Frame 1 (no input): blank canvas, image omitted
Frame 60 (the mouse pressed at the canvas centre just before this capture): blank canvas, image omitted
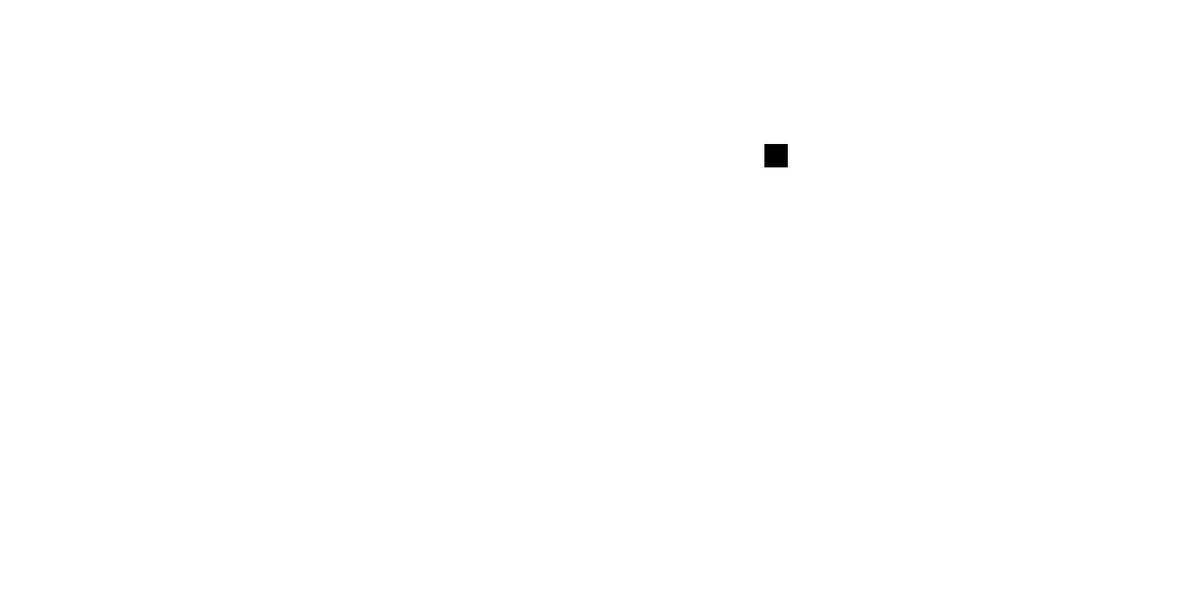
Frame 120 (the mouse held since frame 60 and released just before this capture)

The Processing sketch whose frames 1 and 60 were blank and that drew this single picture after the mouse press (run headless with seeded random() and noise(); from frame 60 on, the mouse is pressed at the canvas centre):

// Processing sketch: iteracaoQuadrados3
// ── iteracaoQuadrados3.pde
Sqr[] sqrs = new Sqr[0];
Spot[] spots = new Spot[0];
int[] dirVals = {0, 1, 0, -1};

int sqrsN, spotsN, pSpotsN = 1, selectedSpotIndex;

void setup(){
 size(2000,1000);
 background(255);
 rectMode(RADIUS);
 
}

void draw(){
 if(sqrsN > 0){
   for(int i = 0; i <sqrsN; i++){
    sqrs[i].disp();
    for(int j = 0; j < sqrs[i].anchors.length; j++){
      fill(255,0,0);
     //ellipse(sqrs[i].anchors[j].x, sqrs[i].anchors[j].y, 20,20);
    }
   }
 }
}

void mousePressed(){
  //println("pressed");
 createSqr(); 
}

class dir{
  
}

class Sqr{
 int xPos, yPos, sz, marginSz, refXPos, refYPos, rSpot, sXDir, sYDir;
 PVector[] anchors;
 PVector loc;
 int[] anchorXDir, anchorYDir, anchorXDirI, anchorYDirI;
 int xDirValI= 0, yDirValI = 0;
 
 void sortSpot(){
   rSpot = (int)random(spotsN);
   
   if(spots[rSpot].occupied == true){
    sortSpot(); 
   }
 }
 
 void firstInit(){
   anchors = new PVector[4];
   anchorXDir = new int[4];
   anchorYDir = new int[4];
   anchorXDirI = new int[4];
   anchorYDirI = new int[4];
   
   xDirValI = 0;
   yDirValI = 3;
   
  xPos = (int)random(width);
  yPos = (int)random(height);
  
  loc = new PVector(xPos, yPos);
  
  sz = (int)random(1,20);
  marginSz = (int)random(1,10);
  for(int i = 0; i<anchors.length; i++){
    xDirValI += 1;
    yDirValI += 1;
    if(xDirValI >= dirVals.length){ xDirValI = 0; }
    if(yDirValI >= dirVals.length){ yDirValI = 0; } 
    
    anchorXDir[i] = dirVals[xDirValI];
    anchorYDir[i] = dirVals[yDirValI];
    anchorXDirI[i] = xDirValI;
    anchorYDirI[i] = yDirValI;
    anchors[i] =  new PVector();
    
   anchors[i].x = xPos + (anchorXDir[i])*(sz+marginSz);
   anchors[i].y = yPos + (anchorYDir[i])*(sz+marginSz);
  }
 }
 
 void init(){
   anchors = new PVector[3];
   anchorXDir = new int[3];
   anchorYDir = new int[3];
   anchorXDirI = new int[3];
   anchorYDirI = new int[3];
  
  sortSpot();

  refXPos = spots[rSpot].xPos;
  refYPos = spots[rSpot].yPos;
  
  sz = (int)random(1,20);
  marginSz = (int)random(1,10);
  //println("rspot: " + rSpot);
  
  sXDir = spots[rSpot].sXDir;
  sYDir = spots[rSpot].sYDir;
   //<>//
  xPos = refXPos + (sXDir*(sz+ marginSz)); // falta calcular se o sz(tamanho do novo quadrado, que aqui corresponde ao deslocamento do ponto central do novo quadrado em relação ao que esta sendo usado de referencia para criar) é positivo ou negativo, definido pelo angulo do ponto central do quadrado referencia com sua respectiva ancora que esta sendo usada. 
  yPos = refYPos + (sYDir*(sz+ marginSz));
  
  loc = new PVector(xPos, yPos);
  
  spots[rSpot].occupied = true;
  
  xDirValI = spots[rSpot].sXDirI;
  yDirValI = spots[rSpot].sYDirI;
  
  xDirValI -= 1;
  yDirValI -= 1;
  if(xDirValI < 0){ xDirValI = 3; }
  if(yDirValI < 0){ yDirValI = 3; } 
  xDirValI -= 1;
  yDirValI -= 1;
  if(xDirValI < 0){ xDirValI = 3; }
  if(yDirValI < 0){ yDirValI = 3; } 
  
  
  for(int i = 0; i<anchors.length; i++){
    xDirValI += 1;
    yDirValI += 1;
    if(xDirValI >= dirVals.length){ xDirValI = 0; }
    if(yDirValI >= dirVals.length){ yDirValI = 0; } 
    
    
    anchors[i] =  new PVector();
    
    anchorXDir[i] = dirVals[xDirValI];
    anchorYDir[i] = dirVals[yDirValI];
    anchorXDirI[i] = xDirValI;
    anchorYDirI[i] = yDirValI;
    
    
   anchors[i].x = xPos + (anchorXDir[i]*(sz+marginSz)); //observar
   anchors[i].y = yPos + (anchorYDir[i]*(sz+marginSz)); //vamos ver
  }
 }
 
 void disp(){
   fill(0);
   rect(xPos, yPos, sz,sz);
 }
}

class Spot{
 int xPos,yPos, sSqrIndex, sXDir, sYDir , sXDirI, sYDirI;
 boolean occupied;
 PVector loc;
 int[] anchorXDir, anchorYDir;
 
 void firstInit(int i){
   occupied = false;
   
   
  
   xPos = (int)sqrs[sqrsN-1].anchors[i].x; //valor do ponto de referencia já somado com o raio do quadrado e a largura da margem.
   yPos = (int)sqrs[sqrsN-1].anchors[i].y;
   
   loc = new PVector(xPos, yPos);
   
   sXDir = sqrs[sqrsN-1].anchorXDir[i];
   sYDir = sqrs[sqrsN-1].anchorYDir[i];
   sXDirI = sqrs[sqrsN-1].anchorXDirI[i];
   sYDirI = sqrs[sqrsN-1].anchorYDirI[i];
   
   sSqrIndex = sqrsN-1;
 }
 
 void init(int i){
   occupied = false;
   
  
   xPos = (int)sqrs[sqrsN-1].anchors[i-pSpotsN].x;
   yPos = (int)sqrs[sqrsN-1].anchors[i-pSpotsN].y;
   
   loc = new PVector(xPos, yPos);
   
   sXDir = sqrs[sqrsN-1].anchorXDir[i-pSpotsN];
   sYDir = sqrs[sqrsN-1].anchorYDir[i-pSpotsN];
   sXDirI = sqrs[sqrsN-1].anchorXDirI[i-pSpotsN];
   sYDirI = sqrs[sqrsN-1].anchorYDirI[i-pSpotsN];
   
   sSqrIndex = sqrsN-1;
 }
 
}

void createSqr(){
  sqrsN += 1;
  sqrs = (Sqr[]) expand(sqrs, sqrsN);
  sqrs[sqrsN-1] = new Sqr();
  
  if(sqrsN==1){
   sqrs[sqrsN-1].firstInit();
   
   spotsN += 4;
  spots = (Spot[]) expand(spots, spotsN);
  for(int i = pSpotsN -1; i < spotsN; i++){
    
    spots[i] = new Spot();
    spots[i].firstInit(i);
   }
  } else {
    sqrs[sqrsN-1].init();
    
    spotsN += 3;
  spots = (Spot[]) expand(spots, spotsN);
  for(int i = pSpotsN; i < spotsN; i++){
  
  spots[i] = new Spot();
  spots[i].init(i);
  }
  }
  
 pSpotsN = spotsN;
}
